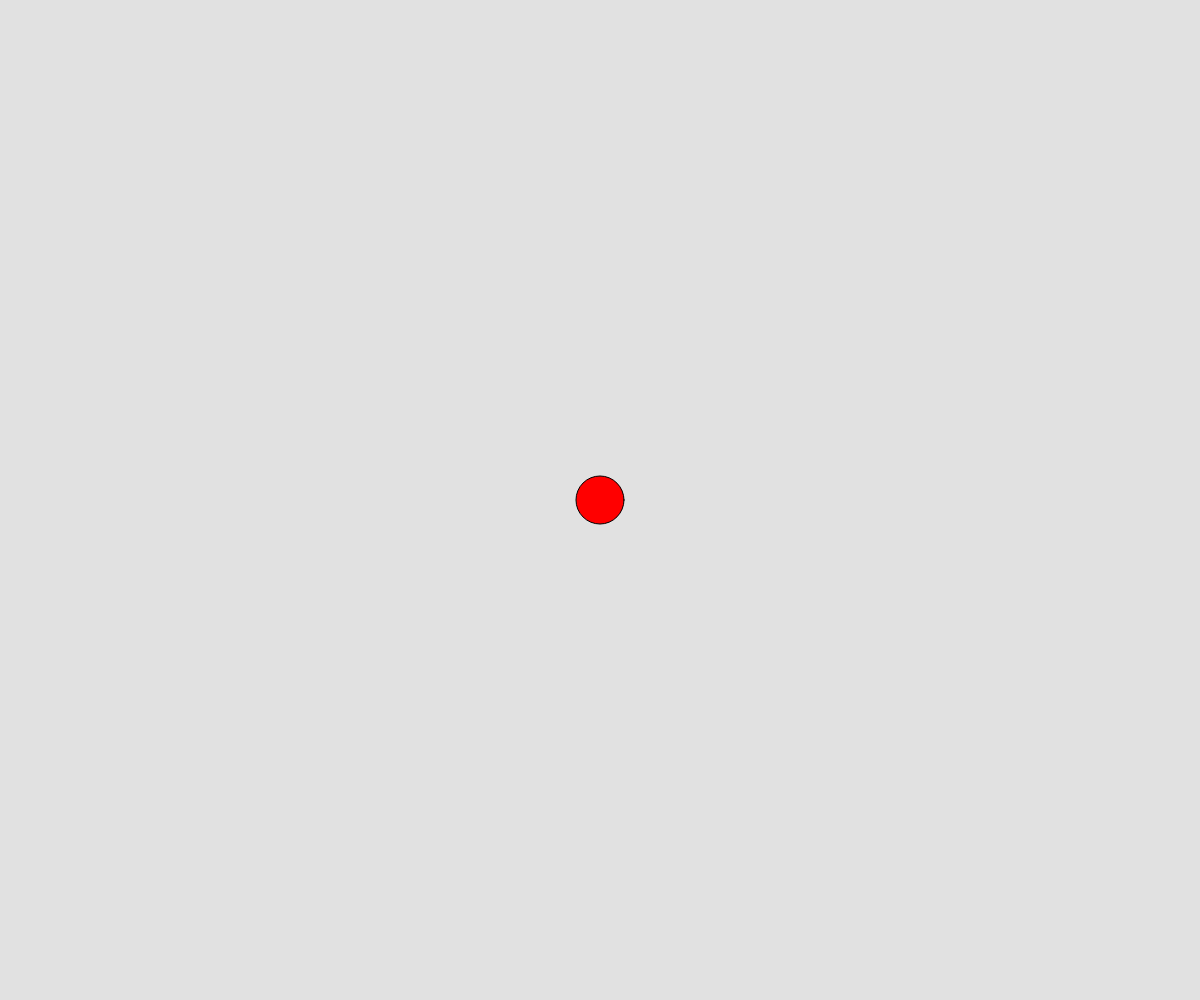
Frame 1 (no input)
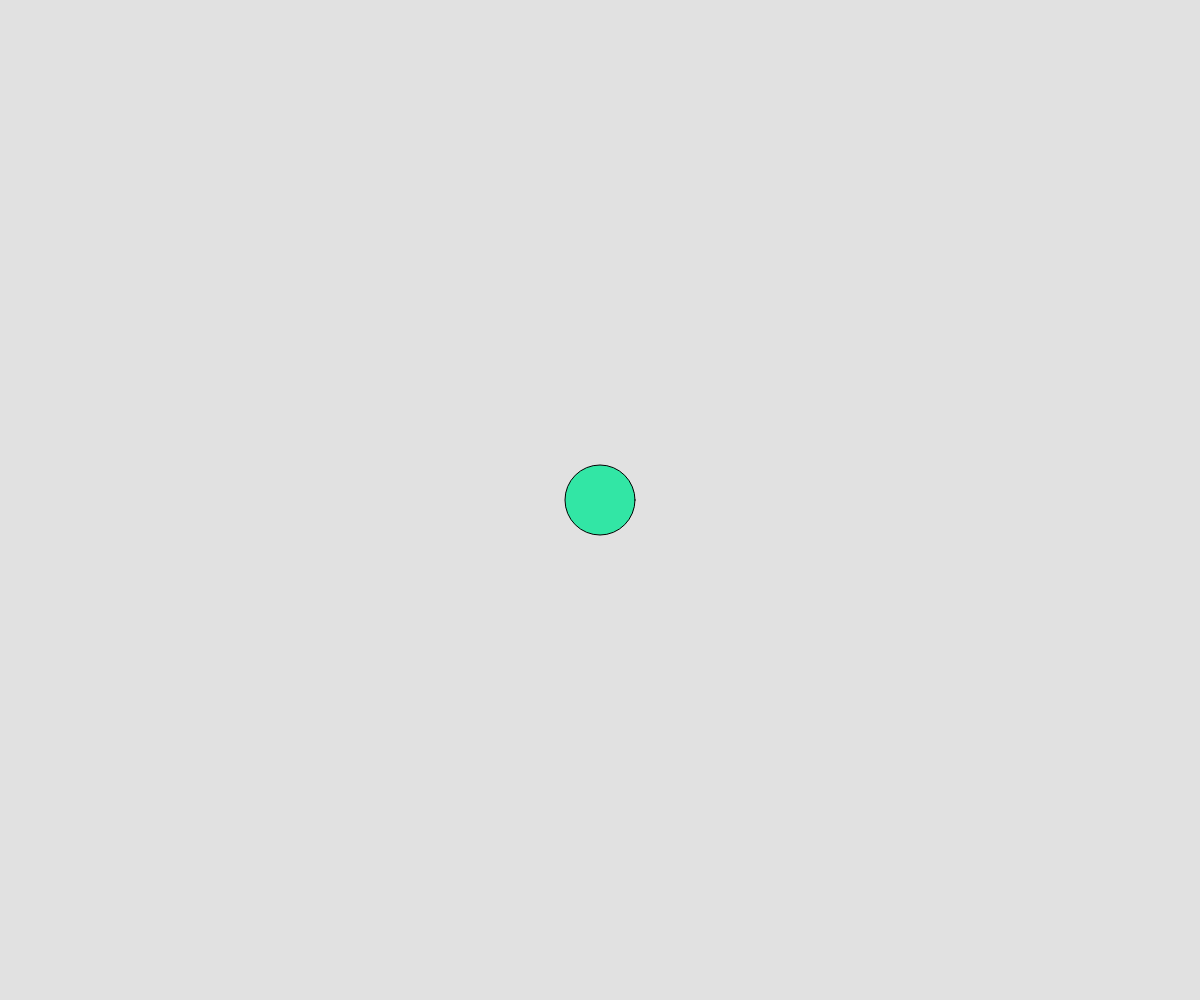
Frame 60 (no input)
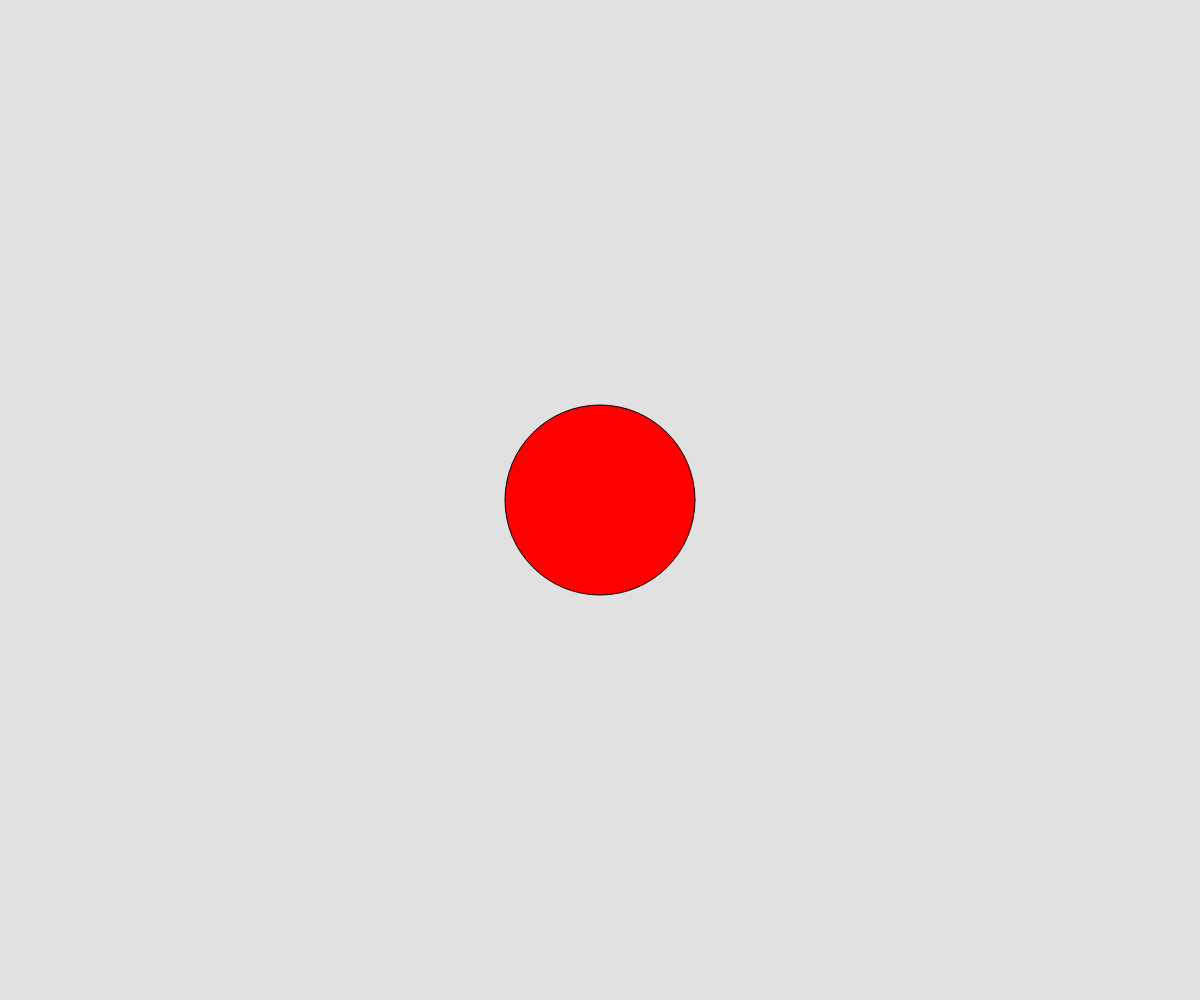
Frame 120 (the mouse pressed at the canvas centre since frame 60)

The p5.js sketch that drew these frames (run headless with seeded random() and noise() and a simulated clock; from frame 60 on, the mouse is pressed at the canvas centre):

// p5.js sketch
// ── sketch.js
// Project Title
// Your Name
// Date
//
// Extra for Experts:
// - describe what you did to take this project "above and beyond"

//Global Variables
let currentColor = 0; 
let circleSize = 50;
let myColor;
let growing;

function setup() {
  createCanvas(windowWidth, windowHeight);
  myColor = color(50,230,165);
}

function draw() {
  background(225);

  switch(currentColor){
    case 0:
      fill(255,0,0);   break;
    case 1:
      fill(myColor);   break;
    case 2:
      fill(0,255,255);  break;
  }
  
  if (frameCount % 30 === 0) {
  currentColor ++;
  if(currentColor > 2) currentColor = 0;

}

if (growing) circleSize += 2;
else circleSize -=2;

circle(width/2, height/2, circleSize);
}

function keyPressed(){
  if(key === "a"){
    growing = !growing;
  }
}
